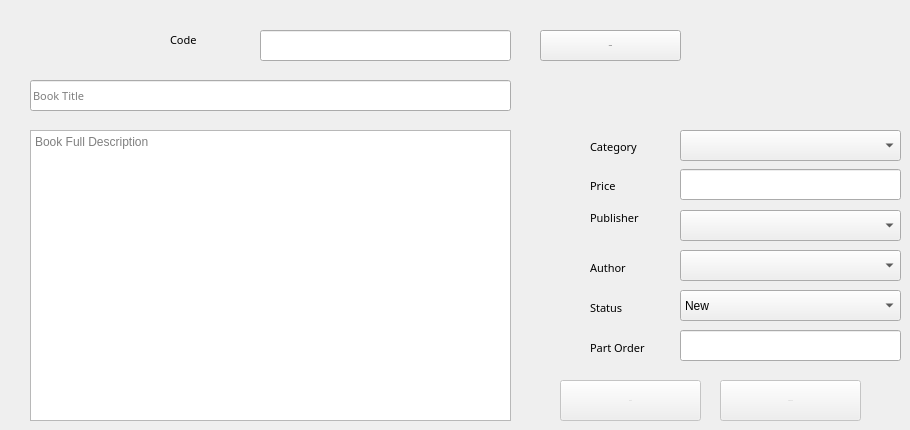
      <widget class="QWidget" name="tab_10">
       <attribute name="title">
        <string>Edit Or Delete Book</string>
       </attribute>
       <widget class="QLineEdit" name="lineEdit_10">
        <property name="geometry">
         <rect>
          <x>680</x>
          <y>169</y>
          <width>221</width>
          <height>31</height>
         </rect>
        </property>
       </widget>
       <widget class="QComboBox" name="comboBox_7">
        <property name="geometry">
         <rect>
          <x>680</x>
          <y>210</y>
          <width>221</width>
          <height>31</height>
         </rect>
        </property>
       </widget>
       <widget class="QPushButton" name="pushButton_11">
        <property name="enabled">
         <bool>false</bool>
        </property>
        <property name="geometry">
         <rect>
          <x>720</x>
          <y>380</y>
          <width>141</width>
          <height>41</height>
         </rect>
        </property>
        <property name="font">
         <font>
          <pointsize>-1</pointsize>
         </font>
        </property>
        <property name="text">
         <string>Save Book</string>
        </property>
       </widget>
       <widget class="QLineEdit" name="lineEdit_11">
        <property name="geometry">
         <rect>
          <x>30</x>
          <y>80</y>
          <width>481</width>
          <height>31</height>
         </rect>
        </property>
        <property name="font">
         <font>
          <family>Yu Gothic UI Semibold</family>
          <pointsize>8</pointsize>
          <weight>50</weight>
          <italic>false</italic>
          <bold>false</bold>
         </font>
        </property>
        <property name="placeholderText">
         <string>Book Title</string>
        </property>
       </widget>
       <widget class="QComboBox" name="comboBox_8">
        <property name="geometry">
         <rect>
          <x>680</x>
          <y>290</y>
          <width>221</width>
          <height>31</height>
         </rect>
        </property>
        <item>
         <property name="text">
          <string>New</string>
         </property>
        </item>
        <item>
         <property name="text">
          <string>Used</string>
         </property>
        </item>
        <item>
         <property name="text">
          <string>Damaged</string>
         </property>
        </item>
       </widget>
       <widget class="QComboBox" name="comboBox_9">
        <property name="geometry">
         <rect>
          <x>680</x>
          <y>250</y>
          <width>221</width>
          <height>31</height>
         </rect>
        </property>
       </widget>
       <widget class="QLineEdit" name="lineEdit_12">
        <property name="geometry">
         <rect>
          <x>260</x>
          <y>30</y>
          <width>251</width>
          <height>31</height>
         </rect>
        </property>
       </widget>
       <widget class="QComboBox" name="comboBox_10">
        <property name="geometry">
         <rect>
          <x>680</x>
          <y>130</y>
          <width>221</width>
          <height>31</height>
         </rect>
        </property>
       </widget>
       <widget class="QLineEdit" name="lineEdit_13">
        <property name="geometry">
         <rect>
          <x>680</x>
          <y>330</y>
          <width>221</width>
          <height>31</height>
         </rect>
        </property>
        <property name="text">
         <string/>
        </property>
       </widget>
       <widget class="QPushButton" name="pushButton_12">
        <property name="geometry">
         <rect>
          <x>540</x>
          <y>30</y>
          <width>141</width>
          <height>31</height>
         </rect>
        </property>
        <property name="font">
         <font>
          <pointsize>-1</pointsize>
         </font>
        </property>
        <property name="text">
         <string>Search</string>
        </property>
       </widget>
       <widget class="QLabel" name="label_16">
        <property name="geometry">
         <rect>
          <x>170</x>
          <y>30</y>
          <width>81</width>
          <height>20</height>
         </rect>
        </property>
        <property name="font">
         <font>
          <family>Yu Gothic UI Semibold</family>
          <pointsize>8</pointsize>
          <weight>50</weight>
          <italic>false</italic>
          <bold>false</bold>
         </font>
        </property>
        <property name="text">
         <string>Code</string>
        </property>
       </widget>
       <widget class="QLabel" name="label_9">
        <property name="geometry">
         <rect>
          <x>590</x>
          <y>300</y>
          <width>71</width>
          <height>16</height>
         </rect>
        </property>
        <property name="font">
         <font>
          <family>Yu Gothic UI Semibold</family>
          <pointsize>8</pointsize>
          <weight>50</weight>
          <italic>false</italic>
          <bold>false</bold>
         </font>
        </property>
        <property name="text">
         <string>Status</string>
        </property>
       </widget>
       <widget class="QLabel" name="label_10">
        <property name="geometry">
         <rect>
          <x>590</x>
          <y>260</y>
          <width>71</width>
          <height>16</height>
         </rect>
        </property>
        <property name="font">
         <font>
          <family>Yu Gothic UI Semibold</family>
          <pointsize>8</pointsize>
          <weight>50</weight>
          <italic>false</italic>
          <bold>false</bold>
         </font>
        </property>
        <property name="text">
         <string>Author</string>
        </property>
       </widget>
       <widget class="QLabel" name="label_11">
        <property name="geometry">
         <rect>
          <x>590</x>
          <y>139</y>
          <width>71</width>
          <height>16</height>
         </rect>
        </property>
        <property name="font">
         <font>
          <family>Yu Gothic UI Semibold</family>
          <pointsize>8</pointsize>
          <weight>50</weight>
          <italic>false</italic>
          <bold>false</bold>
         </font>
        </property>
        <property name="text">
         <string>Category</string>
        </property>
       </widget>
       <widget class="QLabel" name="label_12">
        <property name="geometry">
         <rect>
          <x>590</x>
          <y>179</y>
          <width>47</width>
          <height>13</height>
         </rect>
        </property>
        <property name="font">
         <font>
          <family>Yu Gothic UI Semibold</family>
          <pointsize>8</pointsize>
          <weight>50</weight>
          <italic>false</italic>
          <bold>false</bold>
         </font>
        </property>
        <property name="text">
         <string>Price</string>
        </property>
       </widget>
       <widget class="QLabel" name="label_13">
        <property name="geometry">
         <rect>
          <x>590</x>
          <y>340</y>
          <width>71</width>
          <height>16</height>
         </rect>
        </property>
        <property name="font">
         <font>
          <family>Yu Gothic UI Semibold</family>
          <pointsize>8</pointsize>
          <weight>50</weight>
          <italic>false</italic>
          <bold>false</bold>
         </font>
        </property>
        <property name="text">
         <string>Part Order</string>
        </property>
       </widget>
       <widget class="QLabel" name="label_15">
        <property name="geometry">
         <rect>
          <x>590</x>
          <y>210</y>
          <width>71</width>
          <height>16</height>
         </rect>
        </property>
        <property name="font">
         <font>
          <family>Yu Gothic UI Semibold</family>
          <pointsize>8</pointsize>
          <weight>50</weight>
          <italic>false</italic>
          <bold>false</bold>
         </font>
        </property>
        <property name="text">
         <string>Publisher</string>
        </property>
       </widget>
       <widget class="QPushButton" name="pushButton_13">
        <property name="enabled">
         <bool>false</bool>
        </property>
        <property name="geometry">
         <rect>
          <x>560</x>
          <y>380</y>
          <width>141</width>
          <height>41</height>
         </rect>
        </property>
        <property name="font">
         <font>
          <pointsize>-1</pointsize>
         </font>
        </property>
        <property name="text">
         <string>Delete</string>
        </property>
       </widget>
       <widget class="QTextEdit" name="textEdit_2">
        <property name="geometry">
         <rect>
          <x>30</x>
          <y>130</y>
          <width>481</width>
          <height>291</height>
         </rect>
        </property>
        <property name="placeholderText">
         <string>Book Full Description</string>
        </property>
       </widget>
      </widget>
